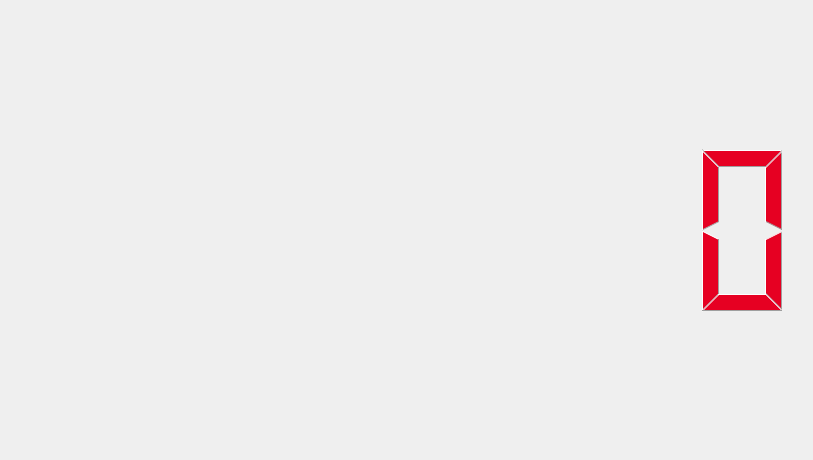
<?xml version="1.0" encoding="UTF-8"?>
<ui version="4.0">
 <class>Frame</class>
 <widget class="QWidget" name="Frame">
  <property name="geometry">
   <rect>
    <x>0</x>
    <y>0</y>
    <width>813</width>
    <height>460</height>
   </rect>
  </property>
  <layout class="QGridLayout">
   <item row="0" column="0">
    <widget class="QLCDNumber" name="lcdNumber">
     <property name="palette">
      <palette>
       <active>
        <colorrole role="WindowText">
         <brush brushstyle="SolidPattern">
          <color alpha="255">
           <red>230</red>
           <green>0</green>
           <blue>34</blue>
          </color>
         </brush>
        </colorrole>
       </active>
       <inactive>
        <colorrole role="WindowText">
         <brush brushstyle="SolidPattern">
          <color alpha="255">
           <red>230</red>
           <green>0</green>
           <blue>34</blue>
          </color>
         </brush>
        </colorrole>
       </inactive>
       <disabled>
        <colorrole role="WindowText">
         <brush brushstyle="SolidPattern">
          <color alpha="255">
           <red>120</red>
           <green>120</green>
           <blue>120</blue>
          </color>
         </brush>
        </colorrole>
       </disabled>
      </palette>
     </property>
     <property name="frameShape">
      <enum>QFrame::NoFrame</enum>
     </property>
     <property name="digitCount">
      <number>8</number>
     </property>
    </widget>
   </item>
  </layout>
 </widget>
 <resources/>
 <connections/>
</ui>
